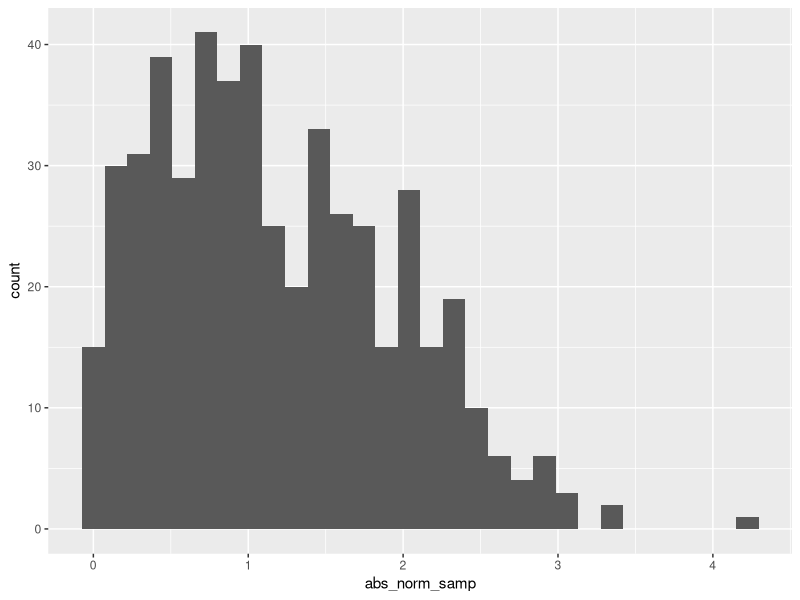

The R script that drew this image:
## ---- chunk 1
samp = rnorm(100)
length(samp)
## ---- chunk 2
library(tidyverse)

la_df = tibble(
  norm_samp = rnorm(500, mean = 1),
  norm_samp_pos = norm_samp > 0,
  abs_norm_samp = abs(norm_samp)
)

ggplot(la_df, aes(x = abs_norm_samp)) + geom_histogram()

median_samp = median(pull(la_df, norm_samp))
